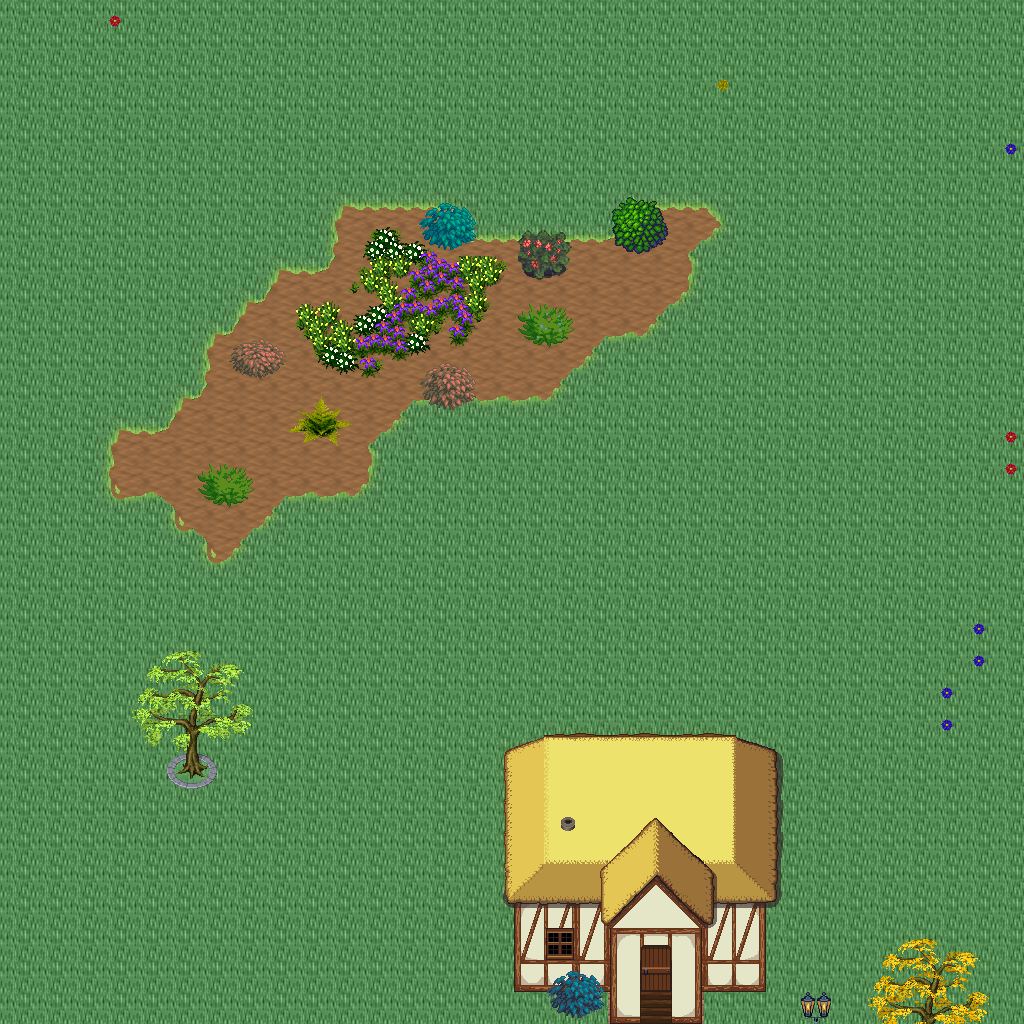

Tiled map render using the project's own tile images. Description and the map definition, with tile-layer contents summarised, below:
An orthogonal 32x32 tile map with 32x32 px tiles, 5 tile layers (Ground, Objects, Objects2, Above, ...), 1 hidden layer not drawn, 55 tilesets.

<map version="1.10" tiledversion="1.11.0" orientation="orthogonal" renderorder="right-down" width="32" height="32" tilewidth="32" tileheight="32" infinite="0" nextlayerid="11" nextobjectid="1">
 <tileset firstgid="1" name="logic_collision" tilewidth="32" tileheight="32" tilecount="1" columns="1">
  <image source="../drawable/logic_collision.png" width="32" height="32" />
 </tileset>
 <tileset firstgid="2" name="ground_ground" tilewidth="32" tileheight="32" tilecount="33" columns="3">
  <image source="../drawable/ground_ground.png" width="96" height="352" />
 </tileset>
 <tileset firstgid="35" name="building_castle" tilewidth="32" tileheight="32" tilecount="320" columns="20">
  <image source="../drawable/building_castle.png" width="640" height="512" />
 </tileset>
 <tileset firstgid="355" name="item_weapon_cannon" tilewidth="32" tileheight="32" tilecount="12" columns="3">
  <image source="../drawable/item_weapon_cannon.png" width="96" height="128" />
 </tileset>
 <tileset firstgid="367" name="item_pot_barrels_1" tilewidth="32" tileheight="32" tilecount="8" columns="4">
  <image source="../drawable/item_pot_barrels_1.png" width="128" height="64" />
 </tileset>
 <tileset firstgid="375" name="building_door_door" tilewidth="32" tileheight="32" tilecount="6" columns="3">
  <image source="../drawable/building_door_door.png" width="96" height="64" />
 </tileset>
 <tileset firstgid="381" name="building_door_closed" tilewidth="32" tileheight="32" tilecount="1" columns="1">
  <image source="../drawable/building_door_closed.png" width="32" height="32" />
 </tileset>
 <tileset firstgid="382" name="building_window_window_centered" tilewidth="32" tileheight="32" tilecount="1" columns="1">
  <image source="../drawable/building_window_window_centered.png" width="32" height="32" />
 </tileset>
 <tileset firstgid="383" name="building_decoration_chimney_big" tilewidth="32" tileheight="32" tilecount="2" columns="1">
  <image source="../drawable/building_decoration_chimney_big.png" width="32" height="64" />
 </tileset>
 <tileset firstgid="385" name="ground_grass_edges" tilewidth="32" tileheight="32" tilecount="36" columns="12">
  <image source="../drawable/ground_grass_edges.png" width="384" height="96" />
 </tileset>
 <tileset firstgid="421" name="ground_grass_corners" tilewidth="32" tileheight="32" tilecount="24" columns="6">
  <image source="../drawable/ground_grass_corners.png" width="192" height="128" />
 </tileset>
 <tileset firstgid="445" name="plant_tree_fall_trees" tilewidth="32" tileheight="32" tilecount="40" columns="8">
  <image source="../drawable/plant_tree_fall_trees.png" width="256" height="160" />
 </tileset>
 <tileset firstgid="485" name="plant_tree_locust_tree" tilewidth="32" tileheight="32" tilecount="20" columns="4">
  <image source="../drawable/plant_tree_locust_tree.png" width="128" height="160" />
 </tileset>
 <tileset firstgid="505" name="furniture_chair_bench_white" tilewidth="32" tileheight="32" tilecount="8" columns="2">
  <image source="../drawable/furniture_chair_bench_white.png" width="64" height="128" />
 </tileset>
 <tileset firstgid="513" name="plant_flower_daisy_blue" tilewidth="32" tileheight="32" tilecount="8" columns="2">
  <image source="../drawable/plant_flower_daisy_blue.png" width="64" height="128" />
 </tileset>
 <tileset firstgid="521" name="plant_flower_daisy_red" tilewidth="32" tileheight="32" tilecount="8" columns="2">
  <image source="../drawable/plant_flower_daisy_red.png" width="64" height="128" />
 </tileset>
 <tileset firstgid="529" name="plant_flower_daisy_white" tilewidth="32" tileheight="32" tilecount="8" columns="2">
  <image source="../drawable/plant_flower_daisy_white.png" width="64" height="128" />
 </tileset>
 <tileset firstgid="537" name="plant_flower_daisy_yellow" tilewidth="32" tileheight="32" tilecount="8" columns="2">
  <image source="../drawable/plant_flower_daisy_yellow.png" width="64" height="128" />
 </tileset>
 <tileset firstgid="545" name="plant_flower_flower_bed_1" tilewidth="32" tileheight="32" tilecount="35" columns="7">
  <image source="../drawable/plant_flower_flower_bed_1.png" width="224" height="160" />
 </tileset>
 <tileset firstgid="580" name="plant_flower_planted_containers" tilewidth="32" tileheight="32" tilecount="16" columns="4">
  <image source="../drawable/plant_flower_planted_containers.png" width="128" height="128" />
 </tileset>
 <tileset firstgid="596" name="item_pot_pot_grey" tilewidth="32" tileheight="32" tilecount="1" columns="1">
  <image source="../drawable/item_pot_pot_grey.png" width="32" height="32" />
 </tileset>
 <tileset firstgid="597" name="item_pot_pot_burgundy" tilewidth="32" tileheight="32" tilecount="1" columns="1">
  <image source="../drawable/item_pot_pot_burgundy.png" width="32" height="32" />
 </tileset>
 <tileset firstgid="598" name="building_decoration_chimney" tilewidth="32" tileheight="32" tilecount="2" columns="1">
  <image source="../drawable/building_decoration_chimney.png" width="32" height="64" />
 </tileset>
 <tileset firstgid="600" name="furniture_light_lamp_blue" tilewidth="32" tileheight="32" tilecount="3" columns="1">
  <image source="../drawable/furniture_light_lamp_blue.png" width="32" height="96" />
 </tileset>
 <tileset firstgid="603" name="light_dim_light_7x5" tilewidth="32" tileheight="32" tilecount="35" columns="7">
  <image source="../drawable/light_dim_light_7x5.png" width="224" height="160" />
 </tileset>
 <tileset firstgid="638" name="logic_protection" tilewidth="32" tileheight="32" tilecount="2" columns="2">
  <image source="../drawable/logic_protection.png" width="64" height="32" />
 </tileset>
 <tileset firstgid="640" name="furniture_table_bazaar_table_1" tilewidth="32" tileheight="32" tilecount="4" columns="2">
  <image source="../drawable/furniture_table_bazaar_table_1.png" width="64" height="64" />
 </tileset>
 <tileset firstgid="644" name="furniture_table_bazaar_table_2" tilewidth="32" tileheight="32" tilecount="6" columns="2">
  <image source="../drawable/furniture_table_bazaar_table_2.png" width="64" height="96" />
 </tileset>
 <tileset firstgid="650" name="furniture_table_bazaar_table_3" tilewidth="32" tileheight="32" tilecount="6" columns="2">
  <image source="../drawable/furniture_table_bazaar_table_3.png" width="64" height="96" />
 </tileset>
 <tileset firstgid="656" name="furniture_table_bazaar_table_4" tilewidth="32" tileheight="32" tilecount="6" columns="2">
  <image source="../drawable/furniture_table_bazaar_table_4.png" width="64" height="96" />
 </tileset>
 <tileset firstgid="662" name="furniture_table_bazaar_table_5" tilewidth="32" tileheight="32" tilecount="6" columns="2">
  <image source="../drawable/furniture_table_bazaar_table_5.png" width="64" height="96" />
 </tileset>
 <tileset firstgid="668" name="furniture_table_flowers_on_bench2" tilewidth="32" tileheight="32" tilecount="6" columns="3">
  <image source="../drawable/furniture_table_flowers_on_bench2.png" width="96" height="64" />
 </tileset>
 <tileset firstgid="674" name="furniture_table_flowers_on_benches" tilewidth="32" tileheight="32" tilecount="10" columns="2">
  <image source="../drawable/furniture_table_flowers_on_benches.png" width="64" height="160" />
 </tileset>
 <tileset firstgid="684" name="furniture_table_vendors_table" tilewidth="32" tileheight="32" tilecount="35" columns="7">
  <image source="../drawable/furniture_table_vendors_table.png" width="224" height="160" />
 </tileset>
 <tileset firstgid="719" name="item_drink_bottles_and_cups" tilewidth="32" tileheight="32" tilecount="16" columns="4">
  <image source="../drawable/item_drink_bottles_and_cups.png" width="128" height="128" />
 </tileset>
 <tileset firstgid="735" name="item_drink_beers_and_flasks" tilewidth="32" tileheight="32" tilecount="12" columns="4">
  <image source="../drawable/item_drink_beers_and_flasks.png" width="128" height="96" />
 </tileset>
 <tileset firstgid="747" name="item_drink_casks" tilewidth="32" tileheight="32" tilecount="4" columns="2">
  <image source="../drawable/item_drink_casks.png" width="64" height="64" />
 </tileset>
 <tileset firstgid="751" name="item_food_meals_1" tilewidth="32" tileheight="32" tilecount="2" columns="2">
  <image source="../drawable/item_food_meals_1.png" width="64" height="32" />
 </tileset>
 <tileset firstgid="753" name="item_food_rustic_meals" tilewidth="32" tileheight="32" tilecount="2" columns="2">
  <image source="../drawable/item_food_rustic_meals.png" width="64" height="32" />
 </tileset>
 <tileset firstgid="755" name="item_household_food_preparation_2" tilewidth="32" tileheight="32" tilecount="4" columns="2">
  <image source="../drawable/item_household_food_preparation_2.png" width="64" height="64" />
 </tileset>
 <tileset firstgid="759" name="item_pot_barrels_2" tilewidth="32" tileheight="32" tilecount="8" columns="4">
  <image source="../drawable/item_pot_barrels_2.png" width="128" height="64" />
 </tileset>
 <tileset firstgid="767" name="item_pot_barrels_1" tilewidth="32" tileheight="32" tilecount="8" columns="4">
  <image source="../drawable/item_pot_barrels_1.png" width="128" height="64" />
 </tileset>
 <tileset firstgid="775" name="item_drink_olive_oil_vinegar" tilewidth="32" tileheight="32" tilecount="4" columns="2">
  <image source="../drawable/item_drink_olive_oil_vinegar.png" width="64" height="64" />
 </tileset>
 <tileset firstgid="779" name="ground_ground_3" tilewidth="32" tileheight="32" tilecount="5" columns="5">
  <image source="../drawable/ground_ground_3.png" width="160" height="32" />
 </tileset>
 <tileset firstgid="784" name="building_decoration_banner" tilewidth="32" tileheight="32" tilecount="12" columns="1">
  <image source="../drawable/building_decoration_banner.png" width="32" height="384" />
 </tileset>
 <tileset firstgid="796" name="building_cottage" tilewidth="32" tileheight="32" tilecount="256" columns="16">
  <image source="../drawable/building_cottage.png" width="512" height="512" />
 </tileset>
 <tileset firstgid="1052" name="building_roof_thatched_roof" tilewidth="32" tileheight="32" tilecount="256" columns="16">
  <image source="../drawable/building_roof_thatched_roof.png" width="512" height="512" />
 </tileset>
 <tileset firstgid="1308" name="building_door_doors" tilewidth="32" tileheight="32" tilecount="256" columns="16">
  <image source="../drawable/building_door_doors.png" width="512" height="512" />
 </tileset>
 <tileset firstgid="1564" name="building_window_windows" tilewidth="32" tileheight="32" tilecount="256" columns="16">
  <image source="../drawable/building_window_windows.png" width="512" height="512" />
 </tileset>
 <tileset firstgid="1820" name="logic_portal" tilewidth="32" tileheight="32" tilecount="24" columns="8">
  <image source="../drawable/logic_portal.png" width="256" height="96" />
 </tileset>
 <tileset firstgid="1844" name="plant_bush_leafy" tilewidth="32" tileheight="32" tilecount="48" columns="8">
  <image source="../drawable/plant_bush_leafy.png" width="256" height="192" />
 </tileset>
 <tileset firstgid="1892" name="plant_bushes_and_trees" tilewidth="32" tileheight="32" tilecount="144" columns="16">
  <image source="../drawable/plant_bushes_and_trees.png" width="512" height="289" />
 </tileset>
 <tileset firstgid="2036" name="plant_bush_berried" tilewidth="32" tileheight="32" tilecount="60" columns="5">
  <image source="../drawable/plant_bush_berried.png" width="160" height="384" />
 </tileset>
 <tileset firstgid="2096" name="plant_bush_fern" tilewidth="32" tileheight="32" tilecount="32" columns="8">
  <image source="../drawable/plant_bush_fern.png" width="256" height="128" />
 </tileset>
 <tileset firstgid="2128" name="plant_bush_bush_pinks" tilewidth="32" tileheight="32" tilecount="4" columns="2">
  <image source="../drawable/plant_bush_bush_pinks.png" width="64" height="64" />
 </tileset>
 <layer id="1" name="Ground" width="32" height="32">
  <data>[1024 cells, 1024 non-empty, 6 distinct tile ids]</data>
 </layer>
 <layer id="2" name="Objects" width="32" height="32">
  <data>[1024 cells, 130 non-empty, 66 distinct tile ids]</data>
 </layer>
 <layer id="3" name="Objects2" width="32" height="32">
  <data>[1024 cells, 20 non-empty, 20 distinct tile ids]</data>
 </layer>
 <layer id="4" name="Above" width="32" height="32">
  <data>[1024 cells, 111 non-empty, 80 distinct tile ids]</data>
 </layer>
 <layer id="5" name="Above2" width="32" height="32">
  <data>[1024 cells, 14 non-empty, 14 distinct tile ids]</data>
 </layer>
 <layer id="6" name="Walkable" width="32" height="32" visible="0">
  <data>[1024 cells, 73 non-empty, 1 distinct tile ids]</data>
 </layer>
 <objectgroup id="7" name="Mapevents" />
 <objectgroup id="8" name="Spawn" />
 <objectgroup id="9" name="Keys" />
 <objectgroup id="10" name="Replace" />
</map>
